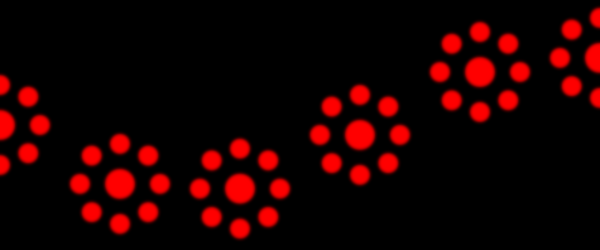
Frame 1 (no input)
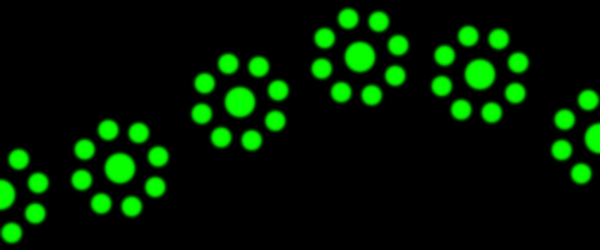
Frame 60 (the mouse pressed at the canvas centre just before this capture)
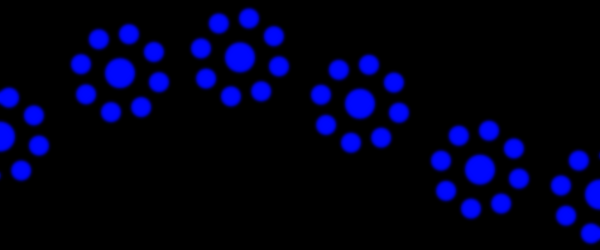
Frame 120 (the mouse held since frame 60 and released just before this capture)

The Processing sketch that drew these frames (run headless with seeded random() and noise(); from frame 60 on, the mouse is pressed at the canvas centre):

// Processing sketch: processing_63223
// ── processing_63223.pde

void setup() {
  size(600, 250);
  colorMode(HSB, 360, 100, 100);
  background(0);
  smooth();

  noStroke();
}

float theta;
float updown;
int val = 8;
int col;

int angle = 360 / val;
int radius = 40;

void draw() {
  background(0);



  for (int j = 0;j < 6;j++) {
    ellipses(j);
  }
  theta += 2;
  updown += 0.025;
  col += 2;

  if (col > 360) {
    col = 0;
  }

  filter(BLUR, 1.5);
}


void ellipses(int j) {
  pushMatrix();
  fill(col, 100, 100);
  translate(j*120, height/2 + 70*sin(updown+j));
  ellipse(0, 0, 30, 30);
  for (int i = 0; i < val ; i++) {
    pushMatrix();
    rotate(radians(i*angle+theta));
    translate(radius, 0);

    ellipse(0, 0, 20, 20);
    popMatrix();
  }


  popMatrix();
}
